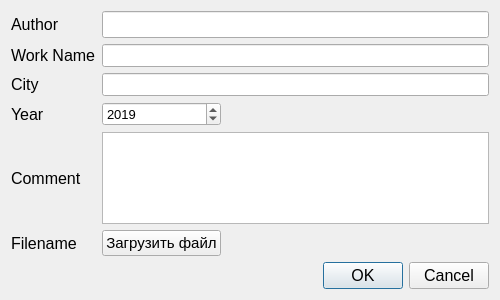
<?xml version="1.0" encoding="UTF-8"?>
<ui version="4.0">
 <class>Dialog</class>
 <widget class="QWidget" name="Dialog">
  <property name="geometry">
   <rect>
    <x>0</x>
    <y>0</y>
    <width>500</width>
    <height>300</height>
   </rect>
  </property>
  <property name="font">
   <font>
    <pointsize>12</pointsize>
   </font>
  </property>
  <property name="windowTitle">
   <string>Dialog</string>
  </property>
  <layout class="QGridLayout" name="gridLayout">
   <item row="3" column="0">
    <widget class="QLabel" name="label_4">
     <property name="font">
      <font>
       <pointsize>12</pointsize>
      </font>
     </property>
     <property name="text">
      <string>Year</string>
     </property>
    </widget>
   </item>
   <item row="3" column="1">
    <widget class="QSpinBox" name="spinBox">
     <property name="font">
      <font>
       <pointsize>10</pointsize>
      </font>
     </property>
     <property name="minimum">
      <number>1990</number>
     </property>
     <property name="maximum">
      <number>2025</number>
     </property>
     <property name="value">
      <number>2019</number>
     </property>
    </widget>
   </item>
   <item row="5" column="0">
    <widget class="QLabel" name="label_5">
     <property name="font">
      <font>
       <pointsize>12</pointsize>
      </font>
     </property>
     <property name="text">
      <string>Filename</string>
     </property>
    </widget>
   </item>
   <item row="0" column="0">
    <widget class="QLabel" name="label">
     <property name="font">
      <font>
       <pointsize>12</pointsize>
      </font>
     </property>
     <property name="text">
      <string>Author</string>
     </property>
    </widget>
   </item>
   <item row="2" column="0">
    <widget class="QLabel" name="label_3">
     <property name="font">
      <font>
       <pointsize>12</pointsize>
      </font>
     </property>
     <property name="text">
      <string>City</string>
     </property>
    </widget>
   </item>
   <item row="1" column="0">
    <widget class="QLabel" name="label_2">
     <property name="font">
      <font>
       <pointsize>12</pointsize>
      </font>
     </property>
     <property name="text">
      <string>Work Name</string>
     </property>
    </widget>
   </item>
   <item row="6" column="1" colspan="2">
    <widget class="QDialogButtonBox" name="buttonBox">
     <property name="standardButtons">
      <set>QDialogButtonBox::Cancel|QDialogButtonBox::Ok</set>
     </property>
    </widget>
   </item>
   <item row="5" column="1">
    <widget class="QPushButton" name="pushButton">
     <property name="font">
      <font>
       <pointsize>11</pointsize>
      </font>
     </property>
     <property name="text">
      <string>Загрузить файл</string>
     </property>
    </widget>
   </item>
   <item row="3" column="2">
    <spacer name="horizontalSpacer">
     <property name="orientation">
      <enum>Qt::Horizontal</enum>
     </property>
     <property name="sizeHint" stdset="0">
      <size>
       <width>40</width>
       <height>20</height>
      </size>
     </property>
    </spacer>
   </item>
   <item row="4" column="0">
    <widget class="QLabel" name="label_6">
     <property name="text">
      <string>Comment</string>
     </property>
    </widget>
   </item>
   <item row="0" column="1" colspan="2">
    <widget class="QLineEdit" name="lineEdit">
     <property name="font">
      <font>
       <pointsize>12</pointsize>
      </font>
     </property>
    </widget>
   </item>
   <item row="2" column="1" colspan="2">
    <widget class="QLineEdit" name="lineEdit_3">
     <property name="font">
      <font>
       <pointsize>10</pointsize>
      </font>
     </property>
    </widget>
   </item>
   <item row="1" column="1" colspan="2">
    <widget class="QLineEdit" name="lineEdit_2">
     <property name="font">
      <font>
       <pointsize>10</pointsize>
      </font>
     </property>
    </widget>
   </item>
   <item row="4" column="1" colspan="2">
    <widget class="QTextEdit" name="textEdit"/>
   </item>
  </layout>
 </widget>
 <resources/>
 <connections/>
</ui>
